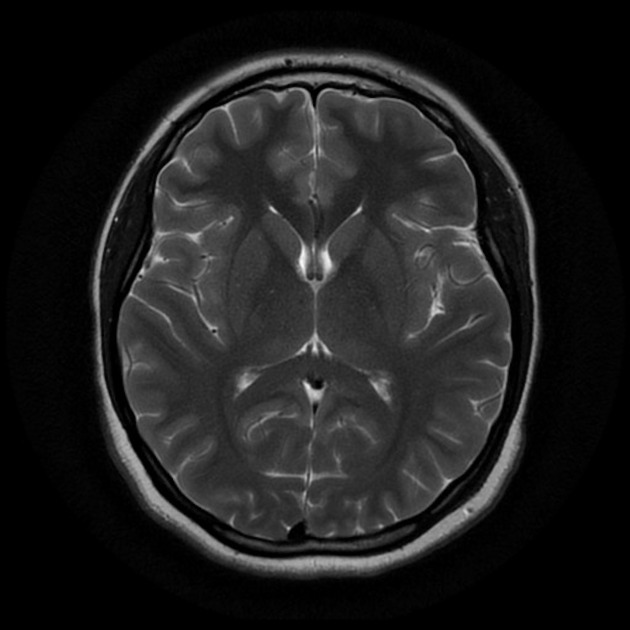
#> input picture BRAIN DISEASE DIAGNOSIS USING UNSUPERVISED MACHINE LEARNING/BrainTumor/BrainTumor/brain_tumor_dataset/no/1 no.jpeg, 630 x 630 px; its folder holds only this picture in this run
$ python -i tkkkkk.py   (imports and definitions only)
#> lines starting #> are read from the running program, lines starting #| are printed output that depends on the picture; after the words box and inside, x2 and y2 are one past the last pixel; in counts of white or black regions, pixels touching at a corner belong together
from tkinter import messagebox, filedialog, Tk, Label, Button, Text, Scrollbar, Frame
import cv2
import numpy as np
import os
from sklearn.model_selection import train_test_split
from keras.utils import to_categorical
from keras.layers import Conv2D, MaxPooling2D, Flatten, Dense
from keras.models import Sequential, model_from_json
import pickle
import matplotlib.pyplot as plt
from PIL import Image, ImageTk


def tumor_segmentation(filename):
    # Load the image
#> called with filename = 'brain_tumor_dataset/no/1 no.jpeg'
    img = cv2.imread(filename)
#> img is the input picture: shape (630, 630, 3); min 0, max 248, mean 29.7

    # Convert the image to grayscale
    gray = cv2.cvtColor(img, cv2.COLOR_BGR2GRAY)

    # Apply thresholding to segment the tumor
    _, binary_image = cv2.threshold(gray, 0, 255, cv2.THRESH_BINARY_INV+cv2.THRESH_OTSU)
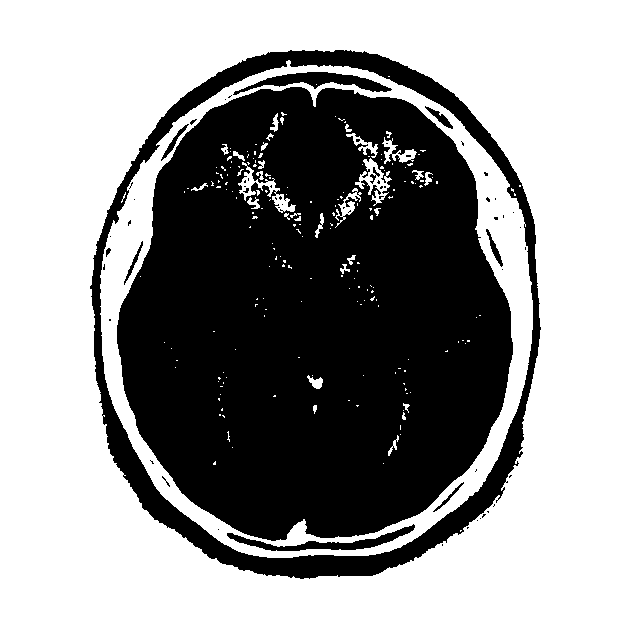
#> binary_image: shape (630, 630); 59.1% white; 61 black regions (50 under 20 px), largest, box (x1, y1, x2, y2) and area: (117, 87, 513, 541) 136753, (90, 50, 541, 579) 21927, (233, 72, 392, 95) 1365

    # Find contours
    contours, _ = cv2.findContours(binary_image, cv2.RETR_EXTERNAL, cv2.CHAIN_APPROX_SIMPLE)
#> contours = [[[0, 0], [0, 629], [629, 629], [629, 0]]]

    # Draw contours on the original image
    segmented_image = img.copy()
    cv2.drawContours(segmented_image, contours, -1, (0, 255, 0), 2)
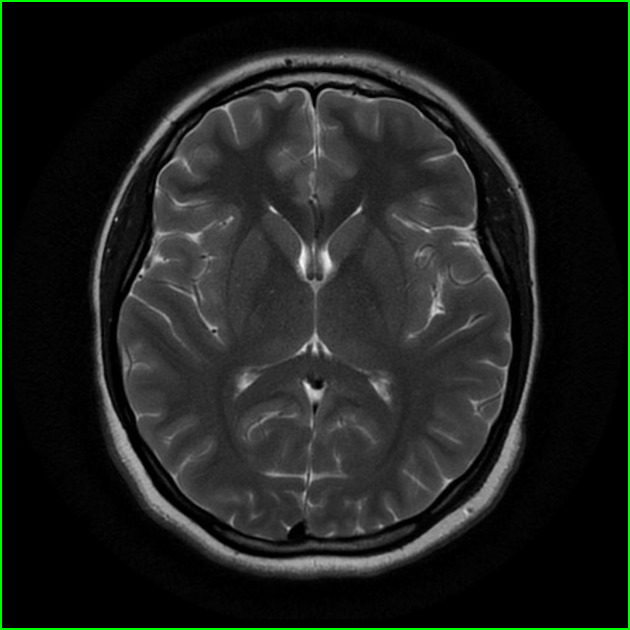
#> segmented_image: shape (630, 630, 3); 1.27% of pixels changed, all inside (x1, y1, x2, y2) = (0, 0, 630, 630)

    # Apply edge detection
    edge_image = cv2.Canny(gray, 100, 200)
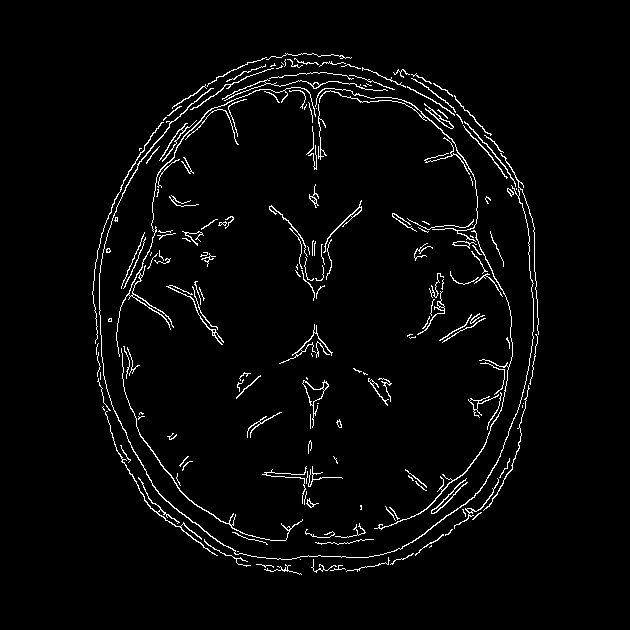
#> edge_image: shape (630, 630); 3% white in thin lines or dots, all inside (x1, y1, x2, y2) = (92, 53, 539, 575)

    return segmented_image, edge_image

class TumorDetectionApp:
    # [137 lines left out: functions __init__, create_widgets, upload_dataset, dataset_preprocessing, train_tumor_detection_model, tumor_classification, not called in this run]

    def show_image(self, title, img):
        cv2.imshow(title, img)
        cv2.waitKey(0)

    def tumor_segmentation(self, filename):
        # Your implementation for tumor segmentation
        pass

    def run(self):
        self.root.mainloop()

# [4 lines not run here, left out]

>>> result = tumor_segmentation('brain_tumor_dataset/no/1 no.jpeg')

$ run again, on BRAIN DISEASE DIAGNOSIS USING UNSUPERVISED MACHINE LEARNING/BrainTumor/BrainTumor/brain_tumor_dataset/no/10 no.jpg
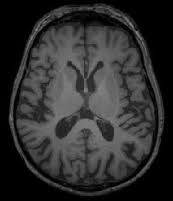
#> input picture BRAIN DISEASE DIAGNOSIS USING UNSUPERVISED MACHINE LEARNING/BrainTumor/BrainTumor/brain_tumor_dataset/no/10 no.jpg, 173 x 201 px
#> in tumor_segmentation, img is the input picture: shape (201, 173, 3); min 0, max 139, mean 46.7
#> in tumor_segmentation, `_, binary_image = cv2.threshold(gray, 0, 255, cv2.THRESH_BINARY_INV+cv..`:
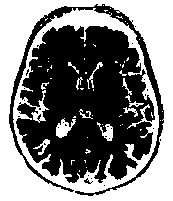
#> binary_image: shape (201, 173); 49.8% white; 58 white regions (46 under 20 px), largest, box (x1, y1, x2, y2) and area: (0, 0, 173, 201) 16337, (56, 118, 76, 138) 206, (97, 122, 113, 141) 140
#> contours = [[[0, 0], [0, 200], [172, 200], [172, 0]]]
#> segmented_image: shape (201, 173, 3); 4.26% of pixels changed, all inside (x1, y1, x2, y2) = (0, 0, 173, 201)
#> in tumor_segmentation, `edge_image = cv2.Canny(gray, 100, 200)`:
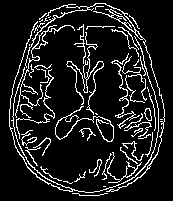
#> edge_image: shape (201, 173); 11.6% white in thin lines or dots, all inside (x1, y1, x2, y2) = (9, 3, 165, 196)
